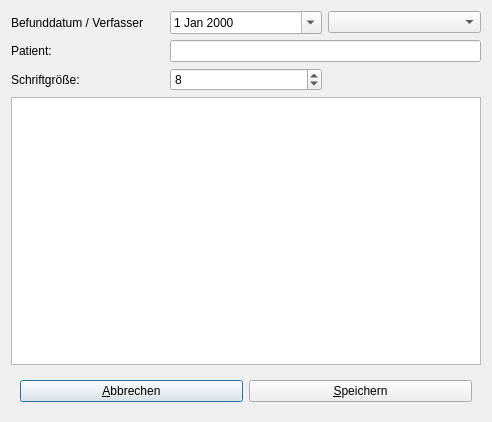
<?xml version="1.0" encoding="UTF-8"?>
<ui version="4.0">
 <class>DlgDocFinding</class>
 <widget class="QDialog" name="DlgDocFinding">
  <property name="geometry">
   <rect>
    <x>0</x>
    <y>0</y>
    <width>492</width>
    <height>422</height>
   </rect>
  </property>
  <property name="windowTitle">
   <string>Befund erstellen/bearbeiten</string>
  </property>
  <property name="windowIcon">
   <iconset resource="images/images.qrc">
    <normaloff>:/favicon.png</normaloff>:/favicon.png</iconset>
  </property>
  <layout class="QGridLayout" name="gridLayout">
   <item row="0" column="0">
    <widget class="QLabel" name="label">
     <property name="text">
      <string>Befunddatum / Verfasser</string>
     </property>
    </widget>
   </item>
   <item row="0" column="1">
    <widget class="QDateEdit" name="deFinding">
     <property name="calendarPopup">
      <bool>true</bool>
     </property>
    </widget>
   </item>
   <item row="1" column="0">
    <widget class="QLabel" name="label_2">
     <property name="text">
      <string>Patient:</string>
     </property>
    </widget>
   </item>
   <item row="3" column="0" colspan="3">
    <widget class="QPlainTextEdit" name="teFinding"/>
   </item>
   <item row="4" column="0" colspan="3">
    <widget class="QWidget" name="widget" native="true">
     <layout class="QGridLayout" name="gridLayout_2">
      <item row="0" column="0">
       <widget class="QPushButton" name="pbCancel">
        <property name="text">
         <string>&amp;Abbrechen</string>
        </property>
        <property name="icon">
         <iconset resource="images/images.qrc">
          <normaloff>:/cancel.png</normaloff>:/cancel.png</iconset>
        </property>
        <property name="iconSize">
         <size>
          <width>32</width>
          <height>32</height>
         </size>
        </property>
       </widget>
      </item>
      <item row="0" column="1">
       <widget class="QPushButton" name="pbSave">
        <property name="text">
         <string>&amp;Speichern</string>
        </property>
        <property name="icon">
         <iconset resource="images/images.qrc">
          <normaloff>:/save.png</normaloff>:/save.png</iconset>
        </property>
        <property name="iconSize">
         <size>
          <width>32</width>
          <height>32</height>
         </size>
        </property>
       </widget>
      </item>
     </layout>
    </widget>
   </item>
   <item row="0" column="2">
    <widget class="QComboBox" name="cbEmpl"/>
   </item>
   <item row="1" column="1" colspan="2">
    <widget class="QLineEdit" name="lePatient">
     <property name="readOnly">
      <bool>true</bool>
     </property>
    </widget>
   </item>
   <item row="2" column="0">
    <widget class="QLabel" name="label_3">
     <property name="text">
      <string>Schriftgröße:</string>
     </property>
    </widget>
   </item>
   <item row="2" column="1">
    <widget class="QSpinBox" name="spFontSize">
     <property name="minimum">
      <number>6</number>
     </property>
     <property name="maximum">
      <number>24</number>
     </property>
     <property name="value">
      <number>8</number>
     </property>
    </widget>
   </item>
  </layout>
 </widget>
 <tabstops>
  <tabstop>deFinding</tabstop>
  <tabstop>cbEmpl</tabstop>
  <tabstop>lePatient</tabstop>
  <tabstop>spFontSize</tabstop>
  <tabstop>teFinding</tabstop>
  <tabstop>pbCancel</tabstop>
  <tabstop>pbSave</tabstop>
 </tabstops>
 <resources>
  <include location="images/images.qrc"/>
 </resources>
 <connections/>
</ui>
